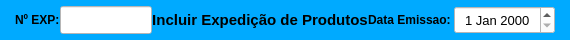
     <widget class="QWidget" name="widget_cabecalho" native="true">
      <property name="sizePolicy">
       <sizepolicy hsizetype="Preferred" vsizetype="Fixed">
        <horstretch>0</horstretch>
        <verstretch>0</verstretch>
       </sizepolicy>
      </property>
      <property name="minimumSize">
       <size>
        <width>0</width>
        <height>40</height>
       </size>
      </property>
      <property name="maximumSize">
       <size>
        <width>16777215</width>
        <height>40</height>
       </size>
      </property>
      <property name="styleSheet">
       <string notr="true">background-color: rgb(0, 170, 255);</string>
      </property>
      <layout class="QHBoxLayout" name="horizontalLayout">
       <property name="spacing">
        <number>0</number>
       </property>
       <property name="leftMargin">
        <number>15</number>
       </property>
       <property name="topMargin">
        <number>6</number>
       </property>
       <property name="rightMargin">
        <number>15</number>
       </property>
       <property name="bottomMargin">
        <number>6</number>
       </property>
       <item>
        <widget class="QLabel" name="label_3">
         <property name="sizePolicy">
          <sizepolicy hsizetype="Preferred" vsizetype="Preferred">
           <horstretch>0</horstretch>
           <verstretch>0</verstretch>
          </sizepolicy>
         </property>
         <property name="minimumSize">
          <size>
           <width>0</width>
           <height>0</height>
          </size>
         </property>
         <property name="maximumSize">
          <size>
           <width>45</width>
           <height>16777215</height>
          </size>
         </property>
         <property name="font">
          <font>
           <pointsize>9</pointsize>
           <weight>75</weight>
           <bold>true</bold>
          </font>
         </property>
         <property name="text">
          <string>Nº EXP:</string>
         </property>
         <property name="alignment">
          <set>Qt::AlignLeading|Qt::AlignLeft|Qt::AlignVCenter</set>
         </property>
        </widget>
       </item>
       <item>
        <widget class="QLineEdit" name="line_Num_Exp">
         <property name="sizePolicy">
          <sizepolicy hsizetype="Preferred" vsizetype="Preferred">
           <horstretch>0</horstretch>
           <verstretch>0</verstretch>
          </sizepolicy>
         </property>
         <property name="maximumSize">
          <size>
           <width>92</width>
           <height>16777215</height>
          </size>
         </property>
         <property name="font">
          <font>
           <pointsize>12</pointsize>
          </font>
         </property>
         <property name="styleSheet">
          <string notr="true">background-color: rgb(255, 255, 255);</string>
         </property>
         <property name="inputMask">
          <string/>
         </property>
         <property name="text">
          <string/>
         </property>
         <property name="frame">
          <bool>true</bool>
         </property>
         <property name="echoMode">
          <enum>QLineEdit::Normal</enum>
         </property>
         <property name="alignment">
          <set>Qt::AlignCenter</set>
         </property>
         <property name="dragEnabled">
          <bool>false</bool>
         </property>
         <property name="placeholderText">
          <string/>
         </property>
        </widget>
       </item>
       <item>
        <widget class="QLabel" name="label_13">
         <property name="sizePolicy">
          <sizepolicy hsizetype="Preferred" vsizetype="Preferred">
           <horstretch>0</horstretch>
           <verstretch>0</verstretch>
          </sizepolicy>
         </property>
         <property name="minimumSize">
          <size>
           <width>0</width>
           <height>0</height>
          </size>
         </property>
         <property name="font">
          <font>
           <pointsize>11</pointsize>
           <weight>75</weight>
           <bold>true</bold>
          </font>
         </property>
         <property name="text">
          <string>Incluir Expedição de Produtos</string>
         </property>
         <property name="alignment">
          <set>Qt::AlignCenter</set>
         </property>
        </widget>
       </item>
       <item>
        <widget class="QLabel" name="label_11">
         <property name="sizePolicy">
          <sizepolicy hsizetype="Preferred" vsizetype="Preferred">
           <horstretch>0</horstretch>
           <verstretch>0</verstretch>
          </sizepolicy>
         </property>
         <property name="minimumSize">
          <size>
           <width>0</width>
           <height>0</height>
          </size>
         </property>
         <property name="maximumSize">
          <size>
           <width>100</width>
           <height>16777215</height>
          </size>
         </property>
         <property name="font">
          <font>
           <pointsize>9</pointsize>
           <weight>75</weight>
           <bold>true</bold>
          </font>
         </property>
         <property name="text">
          <string>Data Emissao: </string>
         </property>
         <property name="alignment">
          <set>Qt::AlignRight|Qt::AlignTrailing|Qt::AlignVCenter</set>
         </property>
        </widget>
       </item>
       <item>
        <widget class="QDateEdit" name="date_Emissao">
         <property name="sizePolicy">
          <sizepolicy hsizetype="Preferred" vsizetype="Preferred">
           <horstretch>0</horstretch>
           <verstretch>0</verstretch>
          </sizepolicy>
         </property>
         <property name="minimumSize">
          <size>
           <width>0</width>
           <height>0</height>
          </size>
         </property>
         <property name="maximumSize">
          <size>
           <width>101</width>
           <height>16777215</height>
          </size>
         </property>
         <property name="font">
          <font>
           <pointsize>10</pointsize>
          </font>
         </property>
         <property name="styleSheet">
          <string notr="true">background-color: rgb(255, 255, 255);</string>
         </property>
         <property name="alignment">
          <set>Qt::AlignCenter</set>
         </property>
        </widget>
       </item>
      </layout>
     </widget>
